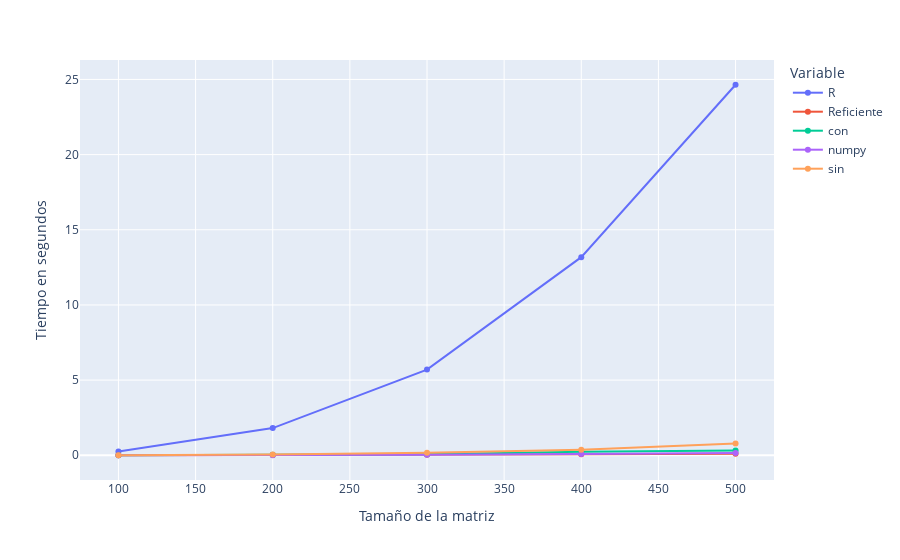

Notebook code cell kept with this figure:
### Code cell
fig = px.line(df2, x="experiment", y="Valor", color='Variable', markers=True, title='', labels=labels)
fig.show()

### Figure 1 — Plotly figure (JSON) as saved in the notebook; plotly's stock layout.template omitted (floating-point values rounded to 4 significant figures)
{"data": [{"hovertemplate": "Variable=R<br>Tamaño de la matriz=%{x}<br>Tiempo en segundos=%{y}<extra></extra>", "legendgroup": "R", "line": {"color": "#636efa", "dash": "solid"}, "marker": {"symbol": "circle"}, "mode": "markers+lines", "name": "R", "orientation": "v", "showlegend": true, "type": "scatter", "x": [100, 200, 300, 400, 500], "xaxis": "x", "y": [0.2566, 1.806, 5.698, 13.18, 24.65], "yaxis": "y"}, {"hovertemplate": "Variable=Reficiente<br>Tamaño de la matriz=%{x}<br>Tiempo en segundos=%{y}<extra></extra>", "legendgroup": "Reficiente", "line": {"color": "#EF553B", "dash": "solid"}, "marker": {"symbol": "circle"}, "mode": "markers+lines", "name": "Reficiente", "orientation": "v", "showlegend": true, "type": "scatter", "x": [100, 200, 300, 400, 500], "xaxis": "x", "y": [0.002029, 0.01459, 0.03377, 0.06021, 0.1038], "yaxis": "y"}, {"hovertemplate": "Variable=con<br>Tamaño de la matriz=%{x}<br>Tiempo en segundos=%{y}<extra></extra>", "legendgroup": "con", "line": {"color": "#00cc96", "dash": "solid"}, "marker": {"symbol": "circle"}, "mode": "markers+lines", "name": "con", "orientation": "v", "showlegend": true, "type": "scatter", "x": [100, 200, 300, 400, 500], "xaxis": "x", "y": [0.003717, 0.0288, 0.06382, 0.2277, 0.3091], "yaxis": "y"}, {"hovertemplate": "Variable=numpy<br>Tamaño de la matriz=%{x}<br>Tiempo en segundos=%{y}<extra></extra>", "legendgroup": "numpy", "line": {"color": "#ab63fa", "dash": "solid"}, "marker": {"symbol": "circle"}, "mode": "markers+lines", "name": "numpy", "orientation": "v", "showlegend": true, "type": "scatter", "x": [100, 200, 300, 400, 500], "xaxis": "x", "y": [0.001005, 0.009315, 0.0306, 0.08491, 0.1527], "yaxis": "y"}, {"hovertemplate": "Variable=sin<br>Tamaño de la matriz=%{x}<br>Tiempo en segundos=%{y}<extra></extra>", "legendgroup": "sin", "line": {"color": "#FFA15A", "dash": "solid"}, "marker": {"symbol": "circle"}, "mode": "markers+lines", "name": "sin", "orientation": "v", "showlegend": true, "type": "scatter", "x": [100, 200, 300, 400, 500], "xaxis": "x", "y": [0.004929, 0.04505, 0.1603, 0.3712, 0.7833], "yaxis": "y"}], "layout": {"legend": {"title": {"text": "Variable"}, "tracegroupgap": 0}, "margin": {"t": 60}, "xaxis": {"anchor": "y", "domain": [0, 1], "title": {"text": "Tamaño de la matriz"}}, "yaxis": {"anchor": "x", "domain": [0, 1], "title": {"text": "Tiempo en segundos"}}}}
